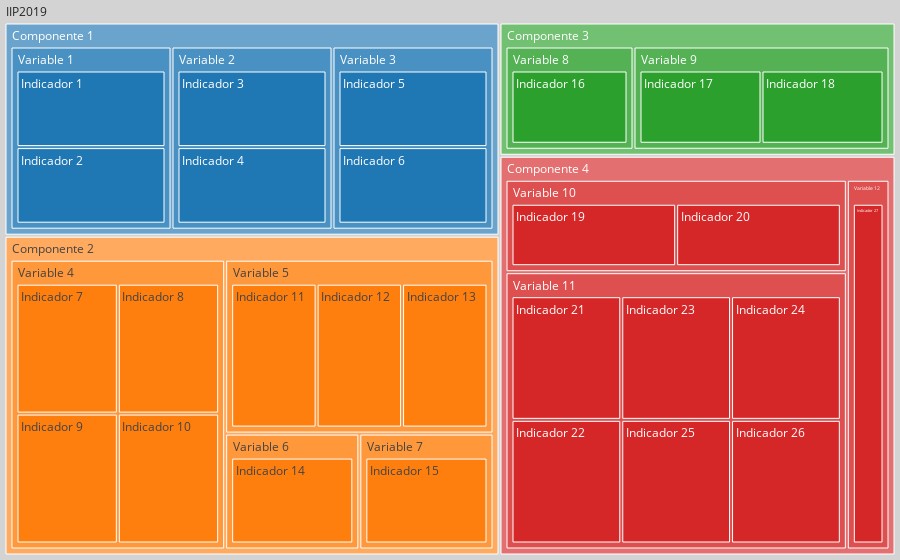

Write notebook code for a chart like this one.
### Markdown cell above
# Treemap

### Code cell
wrapped_hovertext = [wrap_text(label, width=50) for label in df_2019.labels]

fig = go.Figure(go.Treemap(
    hovertext=wrapped_hovertext,
    hoverinfo="text",
    labels = df_2019.short_label,
    parents = df_2019.short_parent,
    sort=False,
    root_color="lightgrey"
))
fig.update_layout(
    margin = dict(t=0, l=0, r=0, b=0),
    )
fig.write_html('est_tree_2019.html')
fig

### Figure 1 — Plotly figure (JSON) as saved in the notebook; plotly's stock layout.template omitted (floating-point values rounded to 4 significant figures)
{"data": [{"hoverinfo": "text", "hovertext": ["Componente 1. Capacidad Institucional", "Variable 1. Planeación", "Indicador 1. Creación y Organización: Existencia<br>dentro de los soportes normativos de creación y<br>organización de la institución de un discurso<br>relacionado con la definición de innovación<br>pública", "Indicador 2. Planeación Estratégica: Existencia<br>dentro de la planeación estratégica de la<br>institución de una relación con el concepto de<br>innovación pública", "Variable 2. Recursos Presupuestales", "Indicador 3. Recursos Anuales de Funcionamiento:<br>Porcentaje de recursos anuales de funcionamiento<br>ejecutados en temas de innovación pública", "Indicador 4. Porcentaje de recursos anuales de<br>inversión ejecutados en temas de innovación<br>pública", "Variable 3. Recursos Humanos", "Indicador 5. Porcentaje de funcionarios<br>relacionados con temas de innovación pública.", "Indicador 6. Porcentaje de contratistas dedicados<br>a temas de innovación pública.", "Componente 2. Procesos y procedimientos", "Variable 4. Proceso de identificación y uso de<br>retos o áreas de oportunidad", "Indicador 7. Uso de información recolectada a<br>partir del SDQS", "Indicador 8. Canales complem entarios para la<br>ciudadanía para la identificación de retos o áreas<br>de oportunidad de la entidad.", "Indicador 9. Canales para los funcionarios y/o<br>contratist as para la identifica ción de retos o<br>áreas de oportunidad.", "Indicador 10. Actividades para la identificación<br>de retos o áreas de oportunidad.", "Variable 5. Generación de ideas", "Indicador 11. Canales para la ciudadanía para la<br>generación de ideas.", "Indicador 12. Canales para los funcionarios y/o<br>contratistas para la generación de ideas.", "Indicador 13. Espacios para la generación de<br>ideas.", "Variable 6. Diseño de Innovaciones", "Indicador 14. Innovaciones diseñadas.", "Variable 7. Generación de capacidades", "Indicador 15. Actividades de generación de<br>capacidades de innovación.", "Componente 3. Resultados", "Variable 8. Innovaciones Implementadas", "Indicador 16. Implementación de innovaciones<br>diseñadas.", "Variable 9. Generación de capacidades en<br>innovación para funcionarios y/o contratistas", "Indicador 17. Porcentaje de funcionarios formados<br>a partir de procesos de generación de capacidades<br>en innovación.", "Indicador 18. Porcentaje de contratistas formados<br>a partir de procesos de generación de capacidades<br>en innovación.", "Componente 4. Gestión del conocimiento", "Variable 10. Gestión del conocimiento en la<br>Capacidad Institucional", "Indicador 19. Creación y Organización: Existencia<br>dentro de los soportes normativos de creación y<br>organización de la instituciónde acciones de<br>gestión del conocimiento", "Indicador 20. Planeación Estratégica: Existencia<br>dentro de la planeación estratégica de la<br>institución de acciones de gestión del<br>conocimiento.", "Variable 11. Gestión del conocimiento en los<br>Procesos y Procedimientos", "Indicador 21. Publicación de la sistematización de<br>información sobre procesos de identificación de<br>problemas con ciudadanos", "Indicador 22. Publicación de la sistematización de<br>información sobre procesos de identificación de<br>problemas con servidores públicos", "Indicador 23. Publicación de la sistematización de<br>información sobre procesos de generación de ideas<br>con ciudadanos", "Indicador 24. Publicación de la sistematización de<br>información sobre procesos de generación de ideas<br>con servidores públicos", "Indicador 25. Documentación de buenas prácticas y<br>lecciones aprendidas identificadas en los procesos<br>de innovación.", "Indicador 26. Documentación de buenas prácticas y<br>lecciones aprendidas de las acciones de la<br>entidad.", "Variable 12. Gestión del conocimiento en los<br>Resultados", "Indicador 27. Monitoreo y seguimiento de<br>innovaciones implementadas"], "labels": ["Componente 1", "Variable 1", "Indicador 1", "Indicador 2", "Variable 2", "Indicador 3", "Indicador 4", "Variable 3", "Indicador 5", "Indicador 6", "Componente 2", "Variable 4", "Indicador 7", "Indicador 8", "Indicador 9", "Indicador 10", "Variable 5", "Indicador 11", "Indicador 12", "Indicador 13", "Variable 6", "Indicador 14", "Variable 7", "Indicador 15", "Componente 3", "Variable 8", "Indicador 16", "Variable 9", "Indicador 17", "Indicador 18", "Componente 4", "Variable 10", "Indicador 19", "Indicador 20", "Variable 11", "Indicador 21", "Indicador 22", "Indicador 23", "Indicador 24", "Indicador 25", "Indicador 26", "Variable 12", "Indicador 27"], "parents": ["IIP2019", "Componente 1", "Variable 1", "Variable 1", "Componente 1", "Variable 2", "Variable 2", "Componente 1", "Variable 3", "Variable 3", "IIP2019", "Componente 2", "Variable 4", "Variable 4", "Variable 4", "Variable 4", "Componente 2", "Variable 5", "Variable 5", "Variable 5", "Componente 2", "Variable 6", "Componente 2", "Variable 7", "IIP2019", "Componente 3", "Variable 8", "Componente 3", "Variable 9", "Variable 9", "IIP2019", "Componente 4", "Variable 10", "Variable 10", "Componente 4", "Variable 11", "Variable 11", "Variable 11", "Variable 11", "Variable 11", "Variable 11", "Componente 4", "Variable 12"], "root": {"color": "lightgrey"}, "sort": false, "type": "treemap"}], "layout": {"margin": {"b": 0, "l": 0, "r": 0, "t": 0}}}
